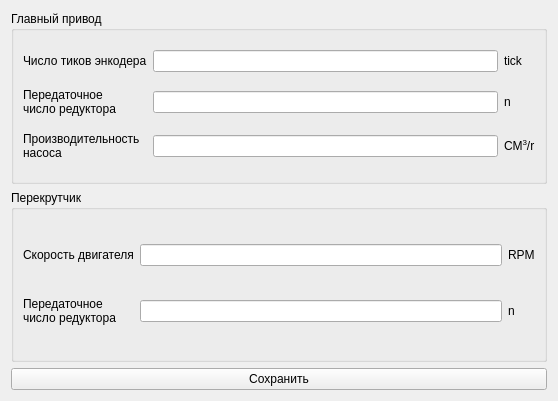
<?xml version="1.0" encoding="UTF-8"?>
<ui version="4.0">
 <class>MachineConfigFrame</class>
 <widget class="QWidget" name="MachineConfigFrame">
  <property name="geometry">
   <rect>
    <x>0</x>
    <y>0</y>
    <width>558</width>
    <height>401</height>
   </rect>
  </property>
  <property name="windowTitle">
   <string>Form</string>
  </property>
  <layout class="QVBoxLayout" name="verticalLayout">
   <item>
    <widget class="QGroupBox" name="groupBox">
     <property name="title">
      <string>Главный привод</string>
     </property>
     <layout class="QGridLayout" name="gridLayout">
      <item row="0" column="0">
       <widget class="QLabel" name="label">
        <property name="text">
         <string>Число тиков энкодера</string>
        </property>
       </widget>
      </item>
      <item row="0" column="1">
       <widget class="QClickableLineEdit" name="txtEncoderTics"/>
      </item>
      <item row="0" column="2">
       <widget class="QLabel" name="label_4">
        <property name="text">
         <string>tick</string>
        </property>
       </widget>
      </item>
      <item row="1" column="0">
       <widget class="QLabel" name="label_2">
        <property name="text">
         <string>Передаточное 
число редуктора</string>
        </property>
       </widget>
      </item>
      <item row="1" column="1">
       <widget class="QClickableLineEdit" name="txtGearboxRatio"/>
      </item>
      <item row="1" column="2">
       <widget class="QLabel" name="label_5">
        <property name="text">
         <string>n</string>
        </property>
       </widget>
      </item>
      <item row="3" column="1">
       <widget class="QClickableLineEdit" name="txtPumpPerformance"/>
      </item>
      <item row="3" column="2">
       <widget class="QLabel" name="label_6">
        <property name="text">
         <string>СМ&lt;sup&gt;3&lt;/sup&gt;/r</string>
        </property>
       </widget>
      </item>
      <item row="3" column="0">
       <widget class="QLabel" name="label_3">
        <property name="text">
         <string>Производительность
насоса</string>
        </property>
       </widget>
      </item>
     </layout>
    </widget>
   </item>
   <item>
    <widget class="QGroupBox" name="groupBox_2">
     <property name="title">
      <string>Перекрутчик</string>
     </property>
     <layout class="QGridLayout" name="gridLayout_2">
      <item row="0" column="0">
       <widget class="QLabel" name="label_7">
        <property name="text">
         <string>Скорость двигателя</string>
        </property>
       </widget>
      </item>
      <item row="0" column="1">
       <widget class="QClickableLineEdit" name="txtSwiperSpeed"/>
      </item>
      <item row="0" column="2">
       <widget class="QLabel" name="label_9">
        <property name="text">
         <string>RPM</string>
        </property>
       </widget>
      </item>
      <item row="1" column="0">
       <widget class="QLabel" name="label_8">
        <property name="text">
         <string>Передаточное 
число редуктора</string>
        </property>
       </widget>
      </item>
      <item row="1" column="1">
       <widget class="QClickableLineEdit" name="txtSwiperRatio"/>
      </item>
      <item row="1" column="2">
       <widget class="QLabel" name="label_10">
        <property name="text">
         <string>n</string>
        </property>
       </widget>
      </item>
     </layout>
    </widget>
   </item>
   <item>
    <widget class="QPushButton" name="pushButton">
     <property name="text">
      <string>Сохранить</string>
     </property>
     <property name="icon">
      <iconset resource="../resources.qrc">
       <normaloff>:/images/save.png</normaloff>:/images/save.png</iconset>
     </property>
     <property name="iconSize">
      <size>
       <width>42</width>
       <height>42</height>
      </size>
     </property>
    </widget>
   </item>
  </layout>
 </widget>
 <customwidgets>
  <customwidget>
   <class>QClickableLineEdit</class>
   <extends>QLineEdit</extends>
   <header>widgets/qclickablelineedit.h</header>
  </customwidget>
 </customwidgets>
 <resources>
  <include location="../resources.qrc"/>
 </resources>
 <connections/>
</ui>
